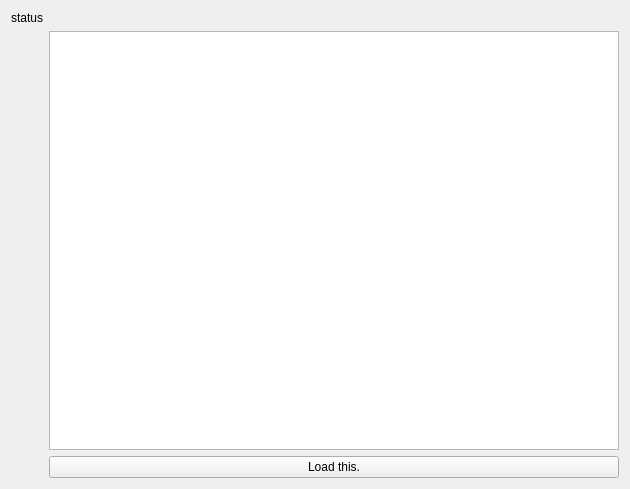
<?xml version="1.0" encoding="UTF-8"?>
<ui version="4.0">
 <class>ChangeVersion</class>
 <widget class="QWidget" name="ChangeVersion">
  <property name="geometry">
   <rect>
    <x>0</x>
    <y>0</y>
    <width>630</width>
    <height>489</height>
   </rect>
  </property>
  <property name="windowTitle">
   <string>Form</string>
  </property>
  <layout class="QGridLayout" name="gridLayout">
   <item row="0" column="0">
    <widget class="QLabel" name="label">
     <property name="text">
      <string>status</string>
     </property>
    </widget>
   </item>
   <item row="1" column="1">
    <layout class="QVBoxLayout" name="verticalLayout">
     <item>
      <widget class="QListWidget" name="listWidgetForLog"/>
     </item>
     <item>
      <widget class="QPushButton" name="pushButton">
       <property name="text">
        <string>Load this.</string>
       </property>
      </widget>
     </item>
    </layout>
   </item>
  </layout>
 </widget>
 <resources/>
 <connections/>
</ui>
